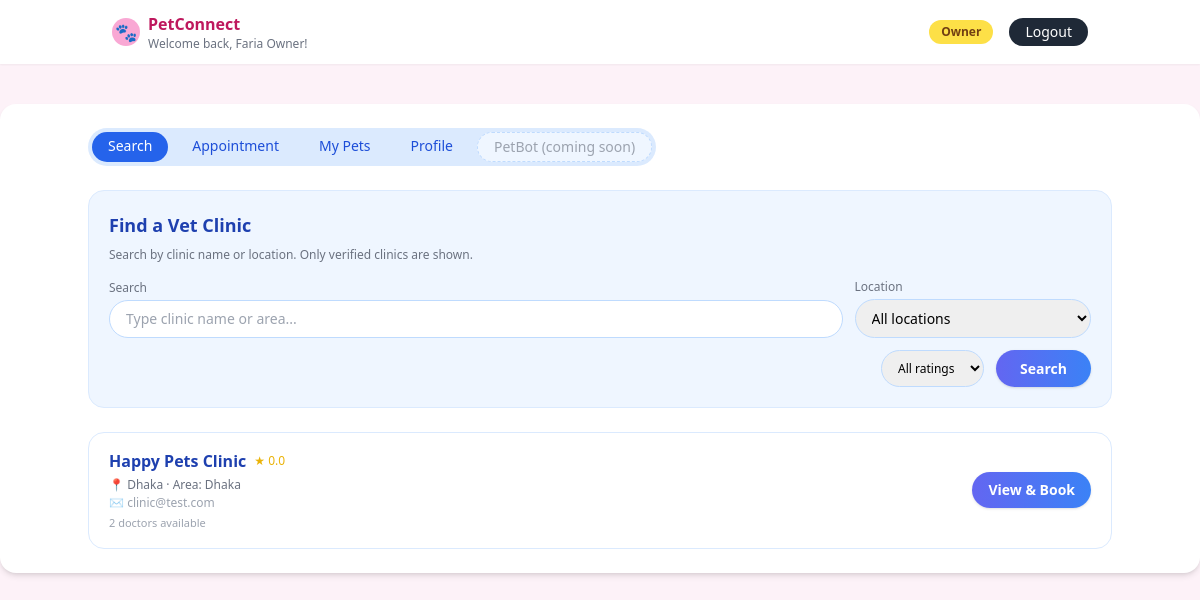
Screenshot of /owner/search (signed in) with the database file from the repository.
### tables this page shows
CREATE TABLE clinics (
    id INTEGER PRIMARY KEY AUTOINCREMENT,
    user_id INTEGER NOT NULL UNIQUE,
    name TEXT NOT NULL,
    license_number TEXT NOT NULL,
    email TEXT NOT NULL,
    contact_number TEXT NOT NULL,
    location TEXT NOT NULL,
    FOREIGN KEY (user_id) REFERENCES users(id)
);

### app.py (the view, shortened to what this page needs)
@app.route("/owner/search")
def owner_search():
    guard = _require_owner()
    if guard:
        return guard
    q = (request.args.get("q") or "").strip()
    location_filter = (request.args.get("location") or "").strip()
    rating_filter = (request.args.get("rating") or "").strip()
    conn = _get_conn()
    cur = conn.cursor()
    cur.execute("SELECT DISTINCT location FROM clinics ORDER BY location")
    locations = [row["location"] for row in cur.fetchall() if row["location"]]
    sql = """
        SELECT
            c.*,
            u.clinic_location,
            COALESCE(AVG(d.rating), 0) AS clinic_rating,
            COUNT(d.id)                AS doctor_count
        FROM clinics c
        JOIN users u   ON c.user_id = u.id
        LEFT JOIN doctors d ON d.clinic_id = c.id
        WHERE u.is_verified = 1
    """
    params = []
    if q:
        sql += " AND (LOWER(c.name) LIKE ? OR LOWER(c.location) LIKE ?)"
        like_q = f"%{q.lower()}%"
        params.extend([like_q, like_q])
    if location_filter and location_filter.lower() != "all":
        sql += " AND c.location = ?"
        params.append(location_filter)
    sql += " GROUP BY c.id ORDER BY c.name"
    cur.execute(sql, params)
    clinics = cur.fetchall()
    conn.close()
    def passes_rating(c):
        if not rating_filter or rating_filter == "all":
            return True
    clinics = [c for c in clinics if passes_rating(c)]
    return render_template(
        "owner_search.html",
        clinics=clinics,
        locations=locations,
        q=q,
        location_filter=location_filter,
        rating_filter=rating_filter,
    )

### app.py (called while the page is built)
def _get_conn():
    conn = _sqlite3.connect(DB_PATH)
    conn.row_factory = _sqlite3.Row
    return conn

def _require_owner():
    if not session.get("user_id") or session.get("role") != "owner":
        flash("Please log in as a pet owner to access this page.", "warning")
        return redirect(url_for("login"))
    return None

### templates/owner_search.html (shortened to what this page needs)
{% extends "base.html" %}
{% block content %}
<div class="max-w-5xl mx-auto">
  <div class="flex items-center justify-between mb-6">
    <div class="flex space-x-2 bg-blue-100 rounded-full px-1 py-1 text-sm">
      <a href="{{ url_for('owner_search') }}"
         class="px-4 py-1 rounded-full bg-blue-600 text-white">
        Search
      </a>
      <a href="{{ url_for('owner_appointments') }}"
         class="px-4 py-1 rounded-full text-blue-700 hover:bg-blue-200">
        Appointment
      </a>
      <a href="{{ url_for('owner_dashboard', tab='pets') }}"
         class="px-4 py-1 rounded-full text-blue-700 hover:bg-blue-200">
        My Pets
      </a>
      <a href="{{ url_for('owner_dashboard', tab='owner') }}"
         class="px-4 py-1 rounded-full text-blue-700 hover:bg-blue-200">
        Profile
      </a>
      <span class="px-4 py-1 rounded-full text-gray-400 bg-blue-50 border border-dashed border-blue-200">
        PetBot (coming soon)
      </span>
    </div>
  </div>
  <div class="bg-blue-50 border border-blue-100 rounded-2xl p-5 mb-6">
    <h2 class="text-lg font-semibold text-blue-800 mb-2">Find a Vet Clinic</h2>
    <p class="text-xs text-gray-500 mb-4">
      Search by clinic name or location. Only verified clinics are shown.
    </p>
    <form method="get" class="grid grid-cols-1 md:grid-cols-4 gap-3 items-end">
      <div class="md:col-span-3">
        <label class="block text-xs text-gray-500 mb-1">Search</label>
        <input type="text" name="q"
               value="{{ q or '' }}"
               placeholder="Type clinic name or area..."
               class="w-full border border-blue-200 rounded-full px-4 py-2 text-sm focus:outline-none focus:ring-2 focus:ring-blue-400">
      </div>
      <div>
        <label class="block text-xs text-gray-500 mb-1">Location</label>
        <select name="location"
                class="w-full border border-blue-200 rounded-full px-3 py-2 text-sm focus:outline-none focus:ring-2 focus:ring-blue-400">
          <option value="all">All locations</option>
        </select>
      </div>
      <div class="md:col-span-4 flex justify-end">
        <select name="rating"
                class="border border-blue-200 rounded-full px-3 py-2 text-xs mr-3 focus:outline-none focus:ring-2 focus:ring-blue-400">
          <option value="all" {% if rating_filter == 'all' %}selected{% endif %}>All ratings</option>
        </select>
        <button type="submit"
                class="px-6 py-2 rounded-full bg-gradient-to-r from-indigo-500 to-blue-500 text-white text-sm font-semibold shadow hover:shadow-md transition">
          Search
        </button>
      </div>
    </form>
  </div>
  {% if clinics and clinics|length > 0 %}
    <div class="space-y-4">
      {% for c in clinics %}
        <div class="bg-white rounded-2xl border border-blue-100 px-5 py-4 flex justify-between items-center">
          <div>
            <div class="flex items-center space-x-2">
              <h3 class="font-semibold text-blue-800">{{ c['name'] }}</h3>
              <span class="text-yellow-500 text-xs">
                ★ {{ '%.1f'|format(c['clinic_rating'] or 0) }}
              </span>
            </div>
            <p class="text-xs text-gray-500 mt-1">
              📍 {{ c['location'] }}
              {% if c['clinic_location'] %}
                · Area: {{ c['clinic_location'] }}
              {% endif %}
            </p>
            {% if c['email'] %}
              <p class="text-xs text-gray-400 mt-0.5">✉ {{ c['email'] }}</p>
            {% endif %}
            <p class="text-[11px] text-gray-400 mt-1">
              {{ c['doctor_count'] }} doctor{{ 's' if c['doctor_count'] != 1 else '' }} available
            </p>
          </div>
          <a href="{{ url_for('owner_clinic_detail', clinic_id=c['id']) }}"
             class="px-4 py-2 rounded-full bg-gradient-to-r from-indigo-500 to-blue-500 text-white text-sm font-semibold shadow hover:shadow-md transition">
            View &amp; Book
          </a>
        </div>
      {% endfor %}
    </div>
  {% else %}
    <div class="bg-white rounded-2xl border border-dashed border-blue-200 p-8 text-center text-sm text-gray-500">
      No clinics match your search yet. Try another name or location.
    </div>
  {% endif %}
</div>
{% endblock %}

### rows the page displays
clinics: name "Happy Pets Clinic", c "0.0", location "Dhaka", clinic_location "Dhaka", email "clinic@test.com", doctor_count "2", doctor_count "s"

### other values shown
{{ session.get('user_name') }} "Faria Owner"
{{ session.get('role')|capitalize }} "Owner"
